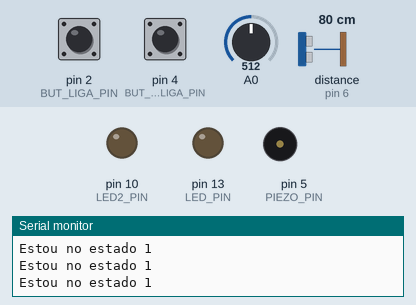
Simulated run of this sketch. Board: Arduino Uno, built with avr-gcc and run on an emulated ATmega328P. Parts: output pins drawn as LEDs (lit = HIGH), buzzer (waves = sounding, pin HIGH), the last lines printed to the serial monitor. The inputs (shaded band) are chosen by the test bench; at power-on: pin 2 (BUT_LIGA_PIN) HIGH, A0 = 512, pin 4 (BUT_DESLIGA_PIN) HIGH, distance to the obstacle (sensor on pin 6) 80 cm. The echo pulse lasts 58.3 µs per cm.

Above: at 1.2 s.
1.3 s: pin 2 (BUT_LIGA_PIN) pulled LOW for 0.15 s
At 1.9 s:
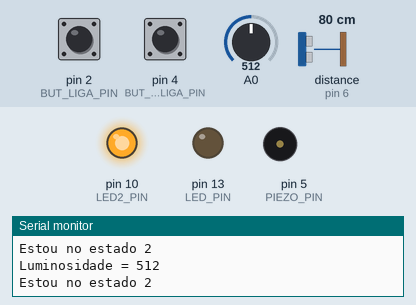
2.9 s: A0 set to 108
4.4 s: A0 set to 95
7.4 s: pin 4 (BUT_DESLIGA_PIN) pulled LOW for 0.15 s
At 8.0 s:
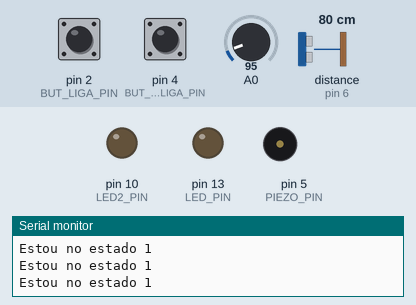
10.5 s: pin 2 (BUT_LIGA_PIN) pulled LOW for 1 s
At 10.9 s:
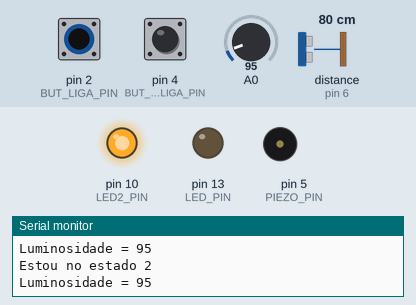
14.5 s: pin 4 (BUT_DESLIGA_PIN) pulled LOW for 1 s
At 15.6 s:
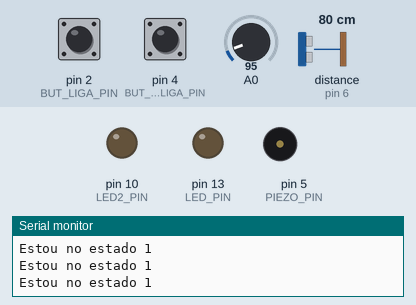
Timing chart, 0 to 17.5 s (numbered marks = the images above; inputs shaded):
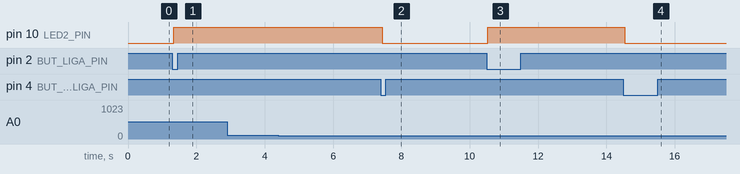

The sketch:

efa_02_sensor_atuador_MEF_Acessoa_acesso_direto_porta_analog.ino
```cpp
#include <NewPing.h>
#define LED_PIN 13
#define LED2_PIN 10
#define SENSOR_DIST_TRIG 7
#define SENSOR_DIST_ECHO 6
#define DIST_OBSTACULO 15
#define TEMPO_LEITURA 50
#define PIEZO_PIN 5
#define BUT_LIGA_PIN 2
#define BUT_DESLIGA_PIN 4
//#define LDR_PIN A0

int i =0;
int distanciaAgora;
int distanciaAnt;
int estadoBotaoLiga;
int estadoBotaoDesLiga;
int estadoBotaoAnt = 1;
int start = 0;
int estado = 1;
int luminosidade;
const int delayBip = 1;
unsigned long tempoMedida;

NewPing sonar(SENSOR_DIST_TRIG, SENSOR_DIST_ECHO, DIST_OBSTACULO);

void estado_1(){
  estado = 1;
  start = LOW;
  digitalWrite(LED2_PIN, LOW);
  digitalWrite(LED_PIN, LOW);
 }

void estado_2(){
  estado = 2;
  start = HIGH;
  digitalWrite(LED2_PIN, HIGH);
  digitalWrite(LED_PIN, LOW);
}

void estado_3(unsigned distanciaAgora){
 estado = 3;
 for (i=0;i<50;i++){
  digitalWrite(LED_PIN, HIGH);

  digitalWrite(PIEZO_PIN, LOW);
  delay(delayBip);
  digitalWrite(PIEZO_PIN, HIGH);
  delay(delayBip);

  if(distanciaAgora != distanciaAnt){
    Serial.print("Distanccia = ");
    Serial.print(distanciaAgora);
    Serial.println(" cm");
    distanciaAnt = distanciaAgora;
   }
  }
}

void setup() {
  pinMode(LED_PIN, OUTPUT);
  pinMode(LED2_PIN, OUTPUT);
  pinMode(SENSOR_DIST_TRIG, INPUT);
  pinMode(SENSOR_DIST_ECHO , INPUT);
  pinMode(PIEZO_PIN,OUTPUT);
  pinMode(BUT_LIGA_PIN,INPUT);
  pinMode(BUT_DESLIGA_PIN,INPUT);
  //pinMode(LDR_PIN, INPUT);
  ADMUX   = 0;             // usa a porta analogica 0
  ADMUX  |= (1 << REFS0);  // usa a entrada de 5v Vcc como referencia
  ADCSRA |= (1 << ADEN);   // habilita o conversor analogico digital ADC
  Serial.begin(9600);

}

void loop() {
  estadoBotaoLiga = digitalRead(BUT_LIGA_PIN);
  estadoBotaoDesLiga = digitalRead(BUT_DESLIGA_PIN);

  switch(estado){
    case 1:{
      Serial.println("Estou no estado 1");
      if(estadoBotaoLiga != estadoBotaoAnt){
        estado_2();
        break;
      }
      estado_1();
      break;
     }
     case 2: {
      Serial.println("Estou no estado 2");
      if(estadoBotaoDesLiga != estadoBotaoAnt){
        estado_1();
        break;
        }
        if(start){
          //luminosidade = analogRead(LDR_PIN);
          ADCSRA |= (1 << ADSC);        // inicia a conversao
          while(ADCSRA & (1 << ADSC));  // espera a conversao
          //O resultado gera 10 bits então usa-se 2 registradores
          luminosidade = ADCL;                 // 8 bits
          luminosidade = (ADCH << 8) + luminosidade;          // mais 2 bits

          Serial.print("Luminosidade = ");
          Serial.println(luminosidade);
          if((millis() >= TEMPO_LEITURA + tempoMedida)){
              distanciaAgora = sonar.ping_cm();
              if(distanciaAgora != 0 && distanciaAgora <= DIST_OBSTACULO && luminosidade > 600){
                 if(estadoBotaoDesLiga != estadoBotaoAnt){
                    estado_1();
                    break;
                }
                estado_3(distanciaAgora);
                break;
              }else{
                digitalWrite(LED_PIN, LOW);
                estado_2();
                break;
               }
              tempoMedida = millis();
            }
         }
         break;
      }
      case 3:{
        Serial.println("Estou no estado 3");
        distanciaAgora = sonar.ping_cm();
        estadoBotaoDesLiga = digitalRead(BUT_DESLIGA_PIN);

        if(estadoBotaoDesLiga != estadoBotaoAnt){
          estado_1();
          break;
        }
        if(distanciaAgora != 0 && distanciaAgora <= DIST_OBSTACULO){
           estado_3(distanciaAgora);
           break;
        }
        estado_2();
        break;
      }
  }
}
```

Measured:
- after the input at 1.3 s, pin 10 (LED2_PIN): LOW → HIGH at once
- after the input at 7.4 s, pin 10 (LED2_PIN): HIGH → LOW at once
- after the input at 10.5 s, pin 10 (LED2_PIN): LOW → HIGH at once
- after the input at 14.5 s, pin 10 (LED2_PIN): HIGH → LOW at once
